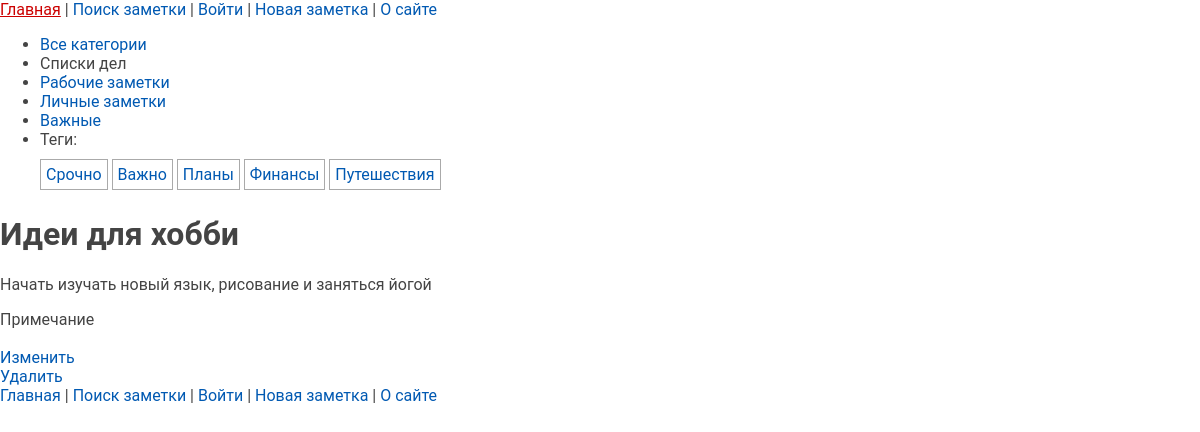
Page /post/idei-dlja-hobbi/ on the committed database.
### notes/models.py (models this page shows, shortened)
class Category(models.Model):
    name = models.CharField(max_length=100, db_index=True)
    slug = models.SlugField(max_length=255, unique=True, db_index=True)
    def get_absolute_url(self):
        return reverse('categories', kwargs={'cat_slug': self.slug})

class TagPost(models.Model):
    tag = models.CharField(max_length=100, db_index=True)
    slug = models.SlugField(max_length=255, unique=True, db_index=True)
    def get_absolute_url(self):
        return reverse('tag', kwargs={'tag_slug':
                                          self.slug})

class Notes(models.Model):
    class Meta:
        ordering = ['-time_create']
        indexes = [
            models.Index(fields=['-time_create']),
        ]
    class Status(models.IntegerChoices):
        PRIVATE = 0, 'Личное'
        PUBLISHED = 1, 'Опубликовано'
    objects = models.Manager()
    private = UnPublishedModel()
    cat = models.ForeignKey('Category', on_delete=models.PROTECT)
    title = models.CharField(max_length=255)
    slug = models.SlugField(max_length=255, unique=True, db_index=True, verbose_name="URL")
    content = models.TextField(blank=True)
    time_create = models.DateTimeField(auto_now_add=True)
    time_update = models.DateTimeField(auto_now=True)
    is_published = models.BooleanField(choices=Status.choices, default=Status.PRIVATE)
    tags = models.ManyToManyField('TagPost', blank=True, related_name='tags')
    foot_note = models.OneToOneField('FootNote', on_delete=models.SET_NULL, null=True, blank=True, related_name='note')

### notes/views.py (the view)
# urls.py: path('post/<slug:post_slug>/', views.show_post, name='post'),
def show_post(request, post_slug):
    post = get_object_or_404(Notes, slug=post_slug)
    data = {
        'title': post.title,
        'menu': menu,
        'post': post,
        'cat_selected': 1,
    }
    return render(request, 'notes/post.html',
                  context=data)

### notes/templatetags/notes_tags.py (called while the page is built)
@register.inclusion_tag('notes/list_categories.html')
def show_categories(cat_selected_id=0):
    cats = Category.objects.all()
    return {"cats": cats, "cat_selected": cat_selected_id}

@register.inclusion_tag('notes/list_tags.html')
def show_all_tags():
    return {"tags": TagPost.objects.all()}

### notes/templates/notes/post.html (shortened to what this page needs)
{% extends 'base.html' %}
{% block content %}
<h1>{{post.title}}</h1>
{{post.content|linebreaks}}
Примечание<br>
<br>
<a href="/edit/{{post.slug}}">Изменить</a><br>
<a href=/delete/{{post.slug}}>Удалить</a>
{% endblock %}

### notes/templates/notes/list_categories.html
{% for cat in cats %}
 {% if cat.id == cat_selected %}
 <li
class="selected">{{cat.name}}</li>
 {% else %}
 <li><a href="{{ cat.get_absolute_url }}">{{cat.name}}</a></li>
 {% endif %}
{% endfor %}

### notes/templates/notes/list_tags.html
{% if tags %}
 Теги:</p>
 <ul class="tags-list">
 {% for t in tags %}
 <li><a
href="{{t.get_absolute_url}}">{{t.tag}}</a></li>
 {% endfor %}
 </ul>
{% endif %}

### notes/static/notes/css/styles.css (style rules this page uses)
html, body { font-family: 'Roboto'; margin: 0; padding: 0; height: 100%; width: 100%; color: #444; }
a { color: #0059b2; text-decoration: none; }
ul.tags-list { width: 100%; margin: 0; padding: 0; list-style: none; }
ul.tags-list li { margin: 0; padding: 0 0 10px; display: inline-block; }
ul.tags-list li a { padding: 5px; font-size: 16px; border: 1px solid #aaa; }

### rows in the picture
Category: name "Списки дел"
Category: name "Рабочие заметки"
Category: name "Личные заметки"
Category: name "Важные"
TagPost: tag "Срочно"
TagPost: tag "Важно"
TagPost: tag "Планы"
TagPost: tag "Финансы"
TagPost: tag "Путешествия"
Notes: title "Идеи для хобби", content "Начать изучать новый язык, рисование и заняться йогой"
